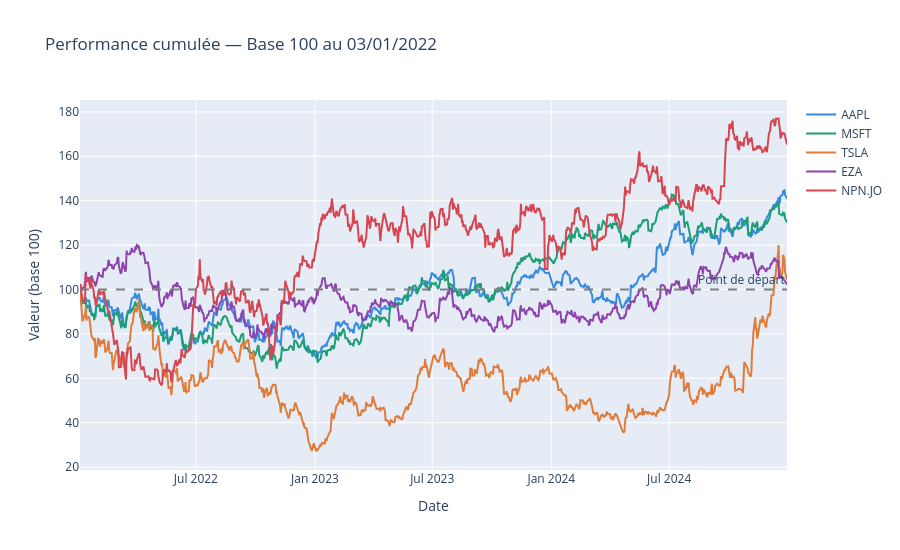

Notebook cell for this chart:
### Code cell
# ============================================================
# ÉTAPE 7 — PERFORMANCE CUMULÉE (base 100)
# ============================================================

# Convertir chaque actif en indice base 100 au départ
performance_cumulee = (prix / prix.iloc[0]) * 100

fig = go.Figure()

couleurs = {
    'AAPL': '#378ADD', 'MSFT': '#1D9E75', 
    'TSLA': '#E07B39', 'EZA': '#8E44AD', 'NPN.JO': '#D64550'
}

for colonne in performance_cumulee.columns:
    fig.add_trace(go.Scatter(
        x=performance_cumulee.index,
        y=performance_cumulee[colonne],
        mode='lines',
        name=colonne,
        line=dict(color=couleurs.get(colonne, '#333'), width=2)
    ))

fig.add_hline(y=100, line_dash="dash", line_color="gray", 
              annotation_text="Point de départ")

fig.update_layout(
    title="Performance cumulée — Base 100 au 03/01/2022",
    xaxis_title="Date",
    yaxis_title="Valeur (base 100)",
    hovermode='x unified',
    height=550
)

fig.show()

# --- Résumé final ---
performance_finale = performance_cumulee.iloc[-1].sort_values(ascending=False)
print("📊 Performance finale (base 100) :\n")
print(performance_finale.round(1))

### Figure 1 — Plotly figure (JSON) as saved in the notebook; plotly's stock layout.template omitted (floating-point values rounded to 4 significant figures; data arrays with more than 128 entries replaced by an {"elided": "..."} marker saying what was removed)
{"data": [{"line": {"color": "#378ADD", "width": 2}, "mode": "lines", "name": "AAPL", "type": "scatter", "x": {"elided": "773 str values"}, "y": {"elided": "773 float values"}}, {"line": {"color": "#1D9E75", "width": 2}, "mode": "lines", "name": "MSFT", "type": "scatter", "x": {"elided": "773 str values"}, "y": {"elided": "773 float values"}}, {"line": {"color": "#E07B39", "width": 2}, "mode": "lines", "name": "TSLA", "type": "scatter", "x": {"elided": "773 str values"}, "y": {"elided": "773 float values"}}, {"line": {"color": "#8E44AD", "width": 2}, "mode": "lines", "name": "EZA", "type": "scatter", "x": {"elided": "773 str values"}, "y": {"elided": "773 float values"}}, {"line": {"color": "#D64550", "width": 2}, "mode": "lines", "name": "NPN.JO", "type": "scatter", "x": {"elided": "773 str values"}, "y": {"elided": "773 float values"}}], "layout": {"annotations": [{"showarrow": false, "text": "Point de départ", "x": 1, "xanchor": "right", "xref": "x domain", "y": 100, "yanchor": "bottom", "yref": "y"}], "height": 550, "hovermode": "x unified", "shapes": [{"line": {"color": "gray", "dash": "dash"}, "type": "line", "x0": 0, "x1": 1, "xref": "x domain", "y0": 100, "y1": 100, "yref": "y"}], "title": {"text": "Performance cumulée — Base 100 au 03/01/2022"}, "xaxis": {"title": {"text": "Date"}}, "yaxis": {"title": {"text": "Valeur (base 100)"}}}}
